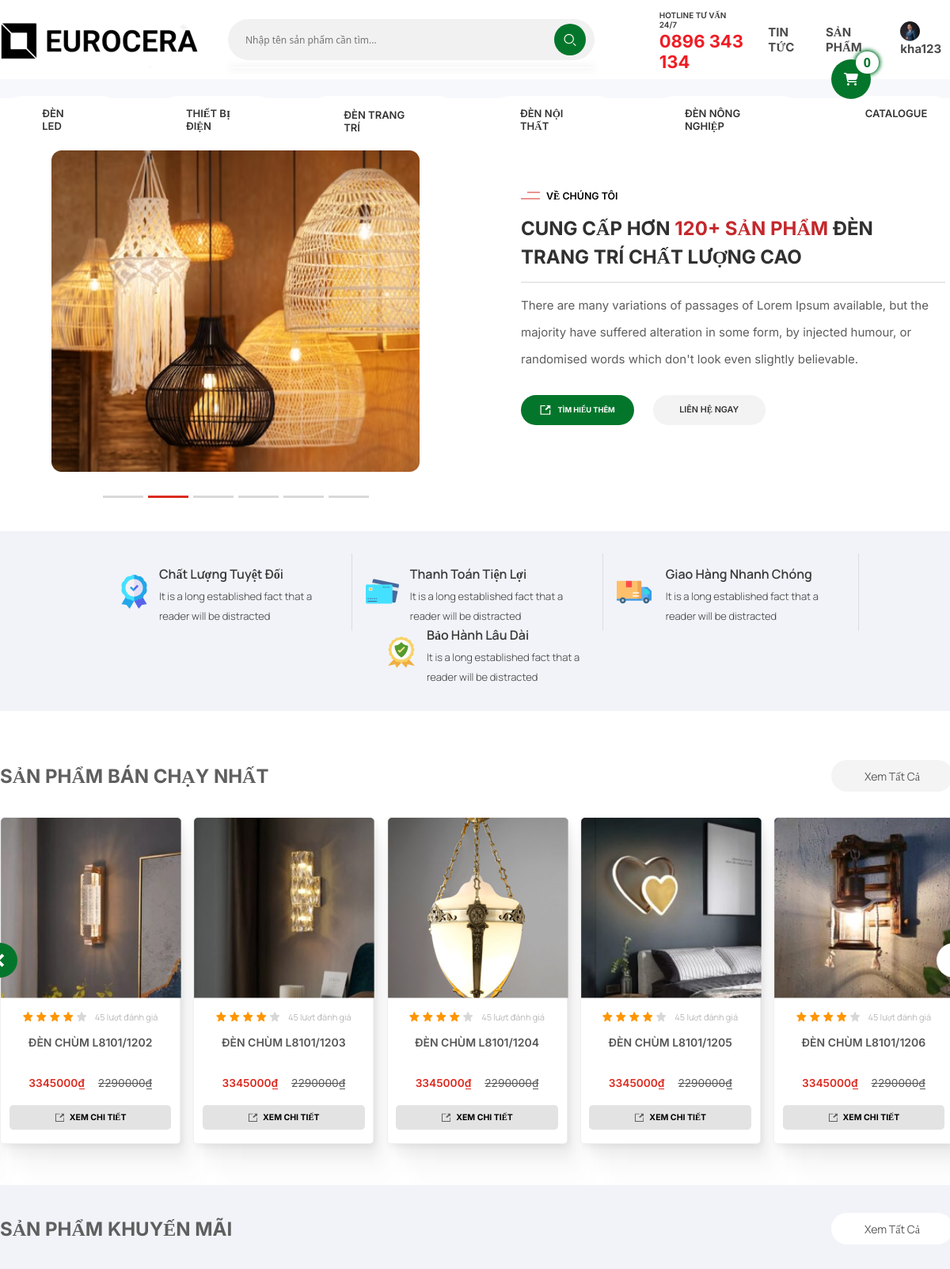
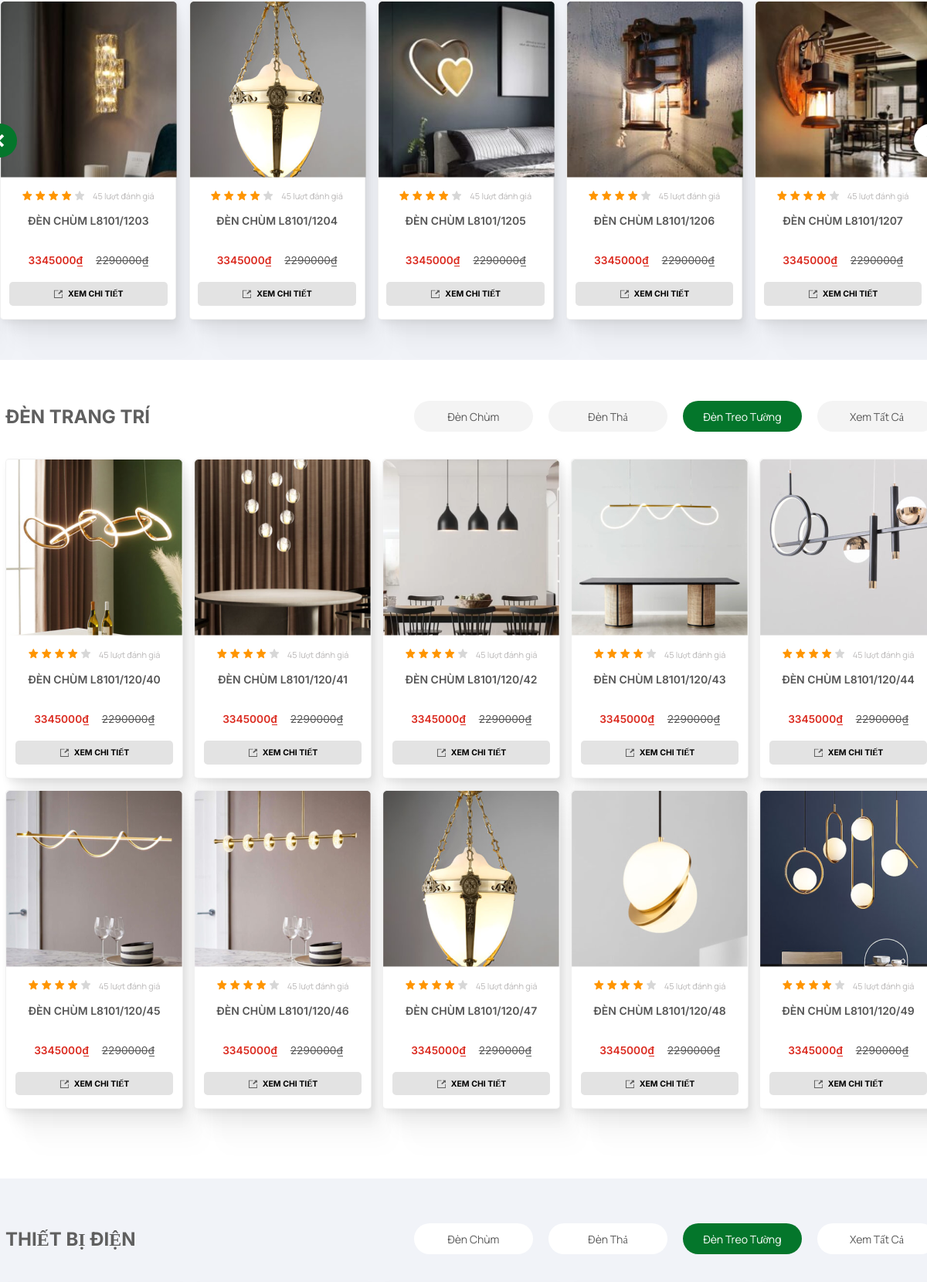
The app's page /home (signed in, upper part) with its own data (2 pictures, top to bottom).
### tables this page shows
CREATE TABLE IF NOT EXISTS `table_product` (
	`id` bigint NOT NULL AUTO_INCREMENT,
	`content` text,
	`discount` double NOT NULL,
	`image_path` varchar(255) DEFAULT NULL,
	`name` varchar(255) DEFAULT NULL,
	`price` double NOT NULL,
	`qty` int NOT NULL,
	`short_description` text,
	`sku` varchar(255) DEFAULT NULL,
	`category_id` bigint NOT NULL,
	`created_on` datetime(6) DEFAULT NULL,
	`created_by` varchar(255) DEFAULT NULL,
	`updated_on` datetime(6) DEFAULT NULL,
	`updated_by` varchar(255) DEFAULT NULL,
	`code` varchar(255) DEFAULT NULL,
	PRIMARY KEY (`id`),
	KEY `fk_product_category` (`category_id`),
	CONSTRAINT `fk_product_category` FOREIGN KEY (`category_id`) REFERENCES `table_category` (`id`)
);

### templates/index_tpl.php (the view, shortened to what the rows shown need)
<?php
$denTrangTri = $product->showOfCategory(6);
$denNongNghiep = $product->showOfCategory(3);
$SPBanChay = $product->showOfCategory(3);
?>
<!DOCTYPE html>
<html lang="en">
<head>
    <link rel="stylesheet" href="assets/css/style.css">
    <link rel="stylesheet" href="assets/css/reponsive.css">
    <link rel="stylesheet" href="https://cdnjs.cloudflare.com/ajax/libs/font-awesome/6.5.1/css/all.min.css" />
    <link rel="stylesheet" href="https://cdnjs.cloudflare.com/ajax/libs/OwlCarousel2/2.3.4/assets/owl.carousel.min.css" />
    <link rel="stylesheet" href="https://cdnjs.cloudflare.com/ajax/libs/OwlCarousel2/2.3.4/assets/owl.theme.default.min.css" />
    <link rel="stylesheet" href="https://cdnjs.cloudflare.com/ajax/libs/OwlCarousel2/2.3.4/assets/owl.theme.green.min.css" />
    <link href="https://cdn.jsdelivr.net/npm/bootstrap@5.0.2/dist/css/bootstrap.min.css" rel="stylesheet">
    <link rel="stylesheet" href="https://cdn.jsdelivr.net/npm/swiper@9/swiper-bundle.min.css" />
</head>
<body>
    <div id="bg">
        <div id="container">
            <div class="container-item container-item1 nowrap">
                <div class="width mx-auto">
                    <div class="product nowrap owl-carousel owl-carousel1">
                        <?php
                        foreach ($SPBanChay as $item) {
                        ?>
                            <a href="<?php echo $item['code'] ?>">
                                <div class="product-item position-relative item">
                                    <div class="image">
                                        <img src="assets/images/png/<?php echo $item['image_path']; ?>" alt="">
                                    </div>
                                    <div class="comment">
                                        <div class="star">
                                            <img src="assets/images/svg/Stars.svg" alt="">
                                        </div>
                                        <div class="evaluate">45 lượt đánh giá</div>
                                    </div>
                                    <div class="name split split-1"><?php echo $item['name']; ?></div>
                                    <div class="price">
                                        <span><?php echo $item['discount']; ?>đ</span>
                                        <div class="discount"><?php echo $item['price']; ?>đ</div>
                                    </div>
                                    <div class="btn ">
                                        <div class="image"></div>
                                        <div class="btn-text">Xem chi tiết</div>
                                    </div>
                                </div>
                            </a>
                        <?php
                        }
                        ?>
                    </div>
                </div>
            </div>
            <div class="container-item container-item2 nowrap bg-gray">
                <div class="width mx-auto">
                    <div class="product nowrap owl-carousel owl-carousel2">
                        <?php
                        foreach ($SPBanChay as $item) {
                        ?>
                            <a href="<?php echo $item['code'] ?>">
                                <div class="product-item position-relative item">
                                    <div class="image">
                                        <img src="assets/images/png/<?php echo $item['image_path']; ?>" alt="">
                                    </div>
                                    <div class="comment">
                                        <div class="star">
                                            <img src="assets/images/svg/Stars.svg" alt="">
                                        </div>
                                        <div class="evaluate">45 lượt đánh giá</div>
                                    </div>
                                    <div class="name split split-1"><?php echo $item['name']; ?></div>
                                    <div class="price">
                                        <span><?php echo $item['discount']; ?>đ</span>
                                        <div class="discount"><?php echo $item['price']; ?>đ</div>
                                    </div>
                                    <div class="btn ">
                                        <div class="image"></div>
                                        <div class="btn-text">Xem chi tiết</div>
                                    </div>
                                </div>
                            </a>
                        <?php
                        }
                        ?>
                    </div>
                </div>
            </div>
            <div class="container-item container-item3 no-slide">
                <div class="width mx-auto">
                    <div class="product product-wrap col-12">
                        <?php
                        foreach ($denTrangTri as $item) {
                        ?>
                            <div class="col-2-4">
                                <div class="product-item position-relative">
                                    <a href="<?php echo $item['code'] ?>">
                                        <div class="image">
                                            <img src="assets/images/png/<?php echo $item['image_path']; ?>" alt="">
                                        </div>
                                        <div class="comment">
                                            <div class="star">
                                                <img src="assets/images/svg/Stars.svg" alt="">
                                            </div>
                                            <div class="evaluate">45 lượt đánh giá</div>
                                        </div>
                                        <div class="name split split-1"><?php echo $item['name']; ?>
                                        </div>
                                        <div class="price">
                                            <span><?php echo $item['discount']; ?>đ</span>
                                            <div class="discount"><?php echo $item['price']; ?>đ</div>
                                        </div>
                                        <div class="btn ">
                                            <div class="image"></div>
                                            <div class="btn-text">Xem chi tiết</div>
                                        </div>
                                    </a>
                                </div>
                            </div>
                        <?php
                        }
                        ?>
                    </div>
                </div>
            </div>
        </div>
    </div>
</body>
</html>

### records on screen
table_product: image_path (picture), name "ĐÈN CHÙM L8101/1202", discount "3345000", price "2290000"
table_product: image_path (picture), name "ĐÈN CHÙM L8101/1203", discount "3345000", price "2290000"
table_product: image_path (picture), name "ĐÈN CHÙM L8101/1204", discount "3345000", price "2290000"
table_product: image_path (picture), name "ĐÈN CHÙM L8101/1205", discount "3345000", price "2290000"
table_product: image_path (picture), name "ĐÈN CHÙM L8101/1206", discount "3345000", price "2290000"
table_product: image_path (picture), name "ĐÈN CHÙM L8101/1207", discount "3345000", price "2290000"
table_product: image_path (picture), name "ĐÈN CHÙM L8101/120/40", discount "3345000", price "2290000"
table_product: image_path (picture), name "ĐÈN CHÙM L8101/120/41", discount "3345000", price "2290000"
table_product: image_path (picture), name "ĐÈN CHÙM L8101/120/42", discount "3345000", price "2290000"
table_product: image_path (picture), name "ĐÈN CHÙM L8101/120/43", discount "3345000", price "2290000"
table_product: image_path (picture), name "ĐÈN CHÙM L8101/120/44", discount "3345000", price "2290000"
table_product: image_path (picture), name "ĐÈN CHÙM L8101/120/45", discount "3345000", price "2290000"
table_product: image_path (picture), name "ĐÈN CHÙM L8101/120/46", discount "3345000", price "2290000"
table_product: image_path (picture), name "ĐÈN CHÙM L8101/120/47", discount "3345000", price "2290000"
table_product: image_path (picture), name "ĐÈN CHÙM L8101/120/48", discount "3345000", price "2290000"
table_product: image_path (picture), name "ĐÈN CHÙM L8101/120/49", discount "3345000", price "2290000"

### other values on screen
$cart->totalCart "0"
$account['username'] "kha123"
